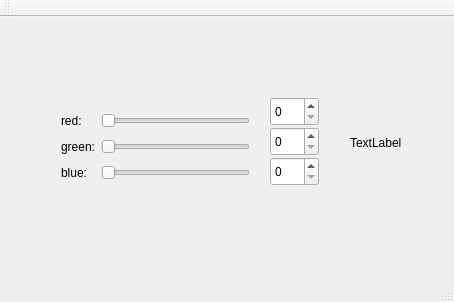
<?xml version="1.0" encoding="UTF-8"?>
<ui version="4.0">
 <class>MainWindow</class>
 <widget class="QMainWindow" name="MainWindow">
  <property name="geometry">
   <rect>
    <x>0</x>
    <y>0</y>
    <width>454</width>
    <height>302</height>
   </rect>
  </property>
  <property name="windowTitle">
   <string>MainWindow</string>
  </property>
  <widget class="QWidget" name="centralWidget">
   <widget class="QWidget" name="gridLayoutWidget">
    <property name="geometry">
     <rect>
      <x>50</x>
      <y>80</y>
      <width>211</width>
      <height>101</height>
     </rect>
    </property>
    <layout class="QGridLayout" name="gridLayout">
     <item row="1" column="1">
      <widget class="QSlider" name="horizontalSliderRed">
       <property name="orientation">
        <enum>Qt::Horizontal</enum>
       </property>
      </widget>
     </item>
     <item row="3" column="0">
      <widget class="QLabel" name="labelBlue">
       <property name="text">
        <string>blue:</string>
       </property>
      </widget>
     </item>
     <item row="1" column="0">
      <widget class="QLabel" name="labelRed">
       <property name="text">
        <string>red:</string>
       </property>
      </widget>
     </item>
     <item row="3" column="1">
      <widget class="QSlider" name="horizontalSliderBlue">
       <property name="orientation">
        <enum>Qt::Horizontal</enum>
       </property>
      </widget>
     </item>
     <item row="2" column="1">
      <widget class="QSlider" name="horizontalSliderGreen">
       <property name="orientation">
        <enum>Qt::Horizontal</enum>
       </property>
      </widget>
     </item>
     <item row="2" column="0">
      <widget class="QLabel" name="labelGreen">
       <property name="text">
        <string>green:</string>
       </property>
      </widget>
     </item>
    </layout>
   </widget>
   <widget class="QLabel" name="colorLabel">
    <property name="geometry">
     <rect>
      <x>350</x>
      <y>100</y>
      <width>62</width>
      <height>51</height>
     </rect>
    </property>
    <property name="text">
     <string>TextLabel</string>
    </property>
   </widget>
   <widget class="QSpinBox" name="spinBoxRed">
    <property name="geometry">
     <rect>
      <x>270</x>
      <y>80</y>
      <width>49</width>
      <height>29</height>
     </rect>
    </property>
   </widget>
   <widget class="QSpinBox" name="spinBoxGreen">
    <property name="geometry">
     <rect>
      <x>270</x>
      <y>110</y>
      <width>49</width>
      <height>29</height>
     </rect>
    </property>
   </widget>
   <widget class="QSpinBox" name="spinBoxBlue">
    <property name="geometry">
     <rect>
      <x>270</x>
      <y>140</y>
      <width>49</width>
      <height>29</height>
     </rect>
    </property>
   </widget>
  </widget>
  <widget class="QMenuBar" name="menuBar">
   <property name="geometry">
    <rect>
     <x>0</x>
     <y>0</y>
     <width>454</width>
     <height>25</height>
    </rect>
   </property>
  </widget>
  <widget class="QToolBar" name="mainToolBar">
   <attribute name="toolBarArea">
    <enum>TopToolBarArea</enum>
   </attribute>
   <attribute name="toolBarBreak">
    <bool>false</bool>
   </attribute>
  </widget>
  <widget class="QStatusBar" name="statusBar"/>
 </widget>
 <layoutdefault spacing="6" margin="11"/>
 <resources/>
 <connections>
  <connection>
   <sender>horizontalSliderRed</sender>
   <signal>valueChanged(int)</signal>
   <receiver>spinBoxRed</receiver>
   <slot>setValue(int)</slot>
   <hints>
    <hint type="sourcelabel">
     <x>125</x>
     <y>139</y>
    </hint>
    <hint type="destinationlabel">
     <x>285</x>
     <y>127</y>
    </hint>
   </hints>
  </connection>
  <connection>
   <sender>spinBoxRed</sender>
   <signal>valueChanged(int)</signal>
   <receiver>horizontalSliderRed</receiver>
   <slot>setValue(int)</slot>
   <hints>
    <hint type="sourcelabel">
     <x>289</x>
     <y>143</y>
    </hint>
    <hint type="destinationlabel">
     <x>195</x>
     <y>141</y>
    </hint>
   </hints>
  </connection>
  <connection>
   <sender>horizontalSliderGreen</sender>
   <signal>valueChanged(int)</signal>
   <receiver>spinBoxGreen</receiver>
   <slot>setValue(int)</slot>
   <hints>
    <hint type="sourcelabel">
     <x>215</x>
     <y>173</y>
    </hint>
    <hint type="destinationlabel">
     <x>289</x>
     <y>175</y>
    </hint>
   </hints>
  </connection>
  <connection>
   <sender>spinBoxGreen</sender>
   <signal>valueChanged(int)</signal>
   <receiver>horizontalSliderGreen</receiver>
   <slot>setValue(int)</slot>
   <hints>
    <hint type="sourcelabel">
     <x>281</x>
     <y>161</y>
    </hint>
    <hint type="destinationlabel">
     <x>203</x>
     <y>175</y>
    </hint>
   </hints>
  </connection>
  <connection>
   <sender>horizontalSliderBlue</sender>
   <signal>valueChanged(int)</signal>
   <receiver>spinBoxBlue</receiver>
   <slot>setValue(int)</slot>
   <hints>
    <hint type="sourcelabel">
     <x>249</x>
     <y>203</y>
    </hint>
    <hint type="destinationlabel">
     <x>289</x>
     <y>207</y>
    </hint>
   </hints>
  </connection>
  <connection>
   <sender>spinBoxBlue</sender>
   <signal>valueChanged(int)</signal>
   <receiver>horizontalSliderBlue</receiver>
   <slot>setValue(int)</slot>
   <hints>
    <hint type="sourcelabel">
     <x>293</x>
     <y>195</y>
    </hint>
    <hint type="destinationlabel">
     <x>223</x>
     <y>205</y>
    </hint>
   </hints>
  </connection>
 </connections>
</ui>
